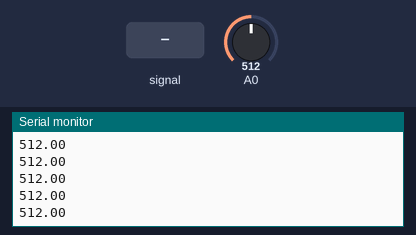
A sketch run on a simulated Arduino Uno, built with avr-gcc and run on an emulated ATmega328P. Parts: the last lines printed to the serial monitor. Inputs (shaded band) come from the test bench; at power-on: A0 = 512.

Above: at 1.2 s.
1.3 s: A0 fed a 200 Hz sine of ±81 counts around its level
At 1.49 s:
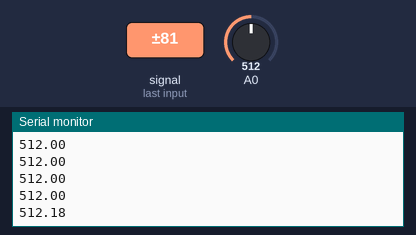
2.8 s: A0 set to 716
At 2.86 s:
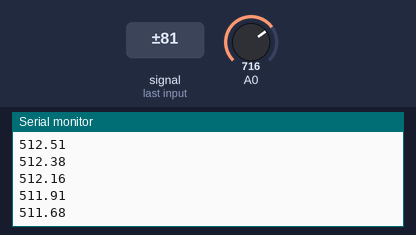
4.3 s: A0 fed a 1000 Hz sine of ±255 counts around its level
At 4.48 s:
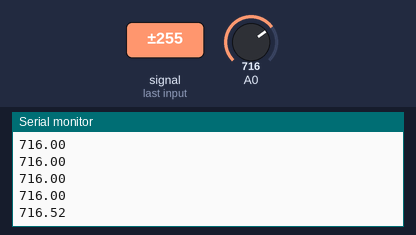
5.8 s: A0 set to 900
At 5.85 s:
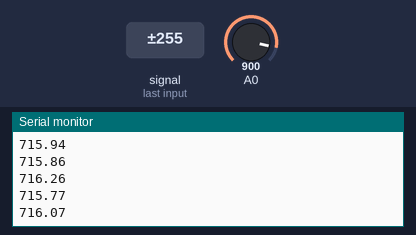
Timing chart, 0 to 8.3 s (numbered marks = the images above; inputs shaded):
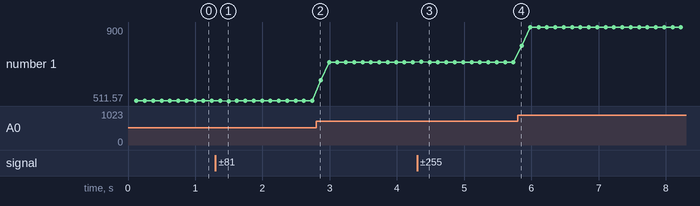

Measured:
- after the input at 1.3 s, the serial monitor: prints a new line after 0.07 s (image 1)
- after the input at 4.3 s, the serial monitor: prints a new line after 0.06 s (image 3)
- plotted number 1: 512 → 511.68 after the input at 1.3 s, 511.68 → 716 after the input at 2.8 s, 716 → 716.07 after the input at 4.3 s, 716.07 → 900 after the input at 5.8 s

The sketch:

9.3_MediaSinArray.ino
```cpp
float newSensorValue=100;

float Sum = 0;    // guarda el acumulado de los valores medidos
int NumData = 0; // guarda el número de medidas ralizados
int MaxNumData = 1000;

void setup() {
    Serial.begin(9600);
}

void loop() {

   Sum = Sum + analogRead(A0);  // Agregamos el nuevo valor
   NumData = NumData + 1;         // Incrementamos el número de medidas

   if ( NumData > MaxNumData ){ //Reiniciamos la suma
      float average = Sum / NumData; // Calculamos la media
      Serial.println(average);
      Sum = 0;
      NumData = 0;
   }

}
```
